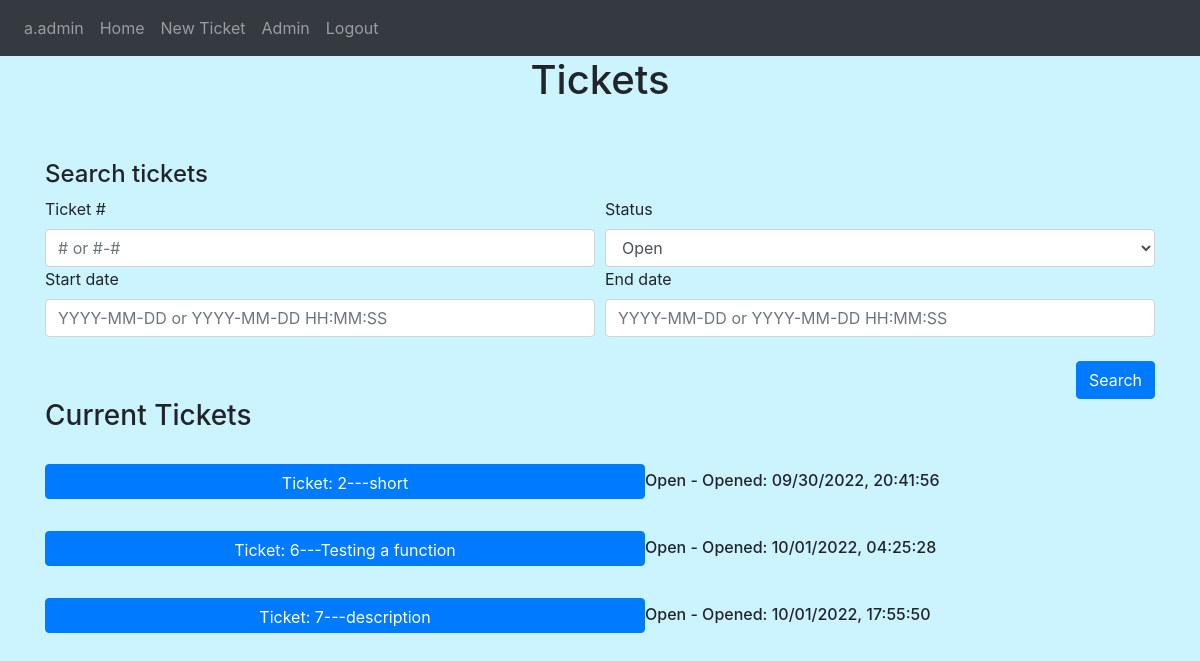
The page / (signed in) on the database as committed earlier.
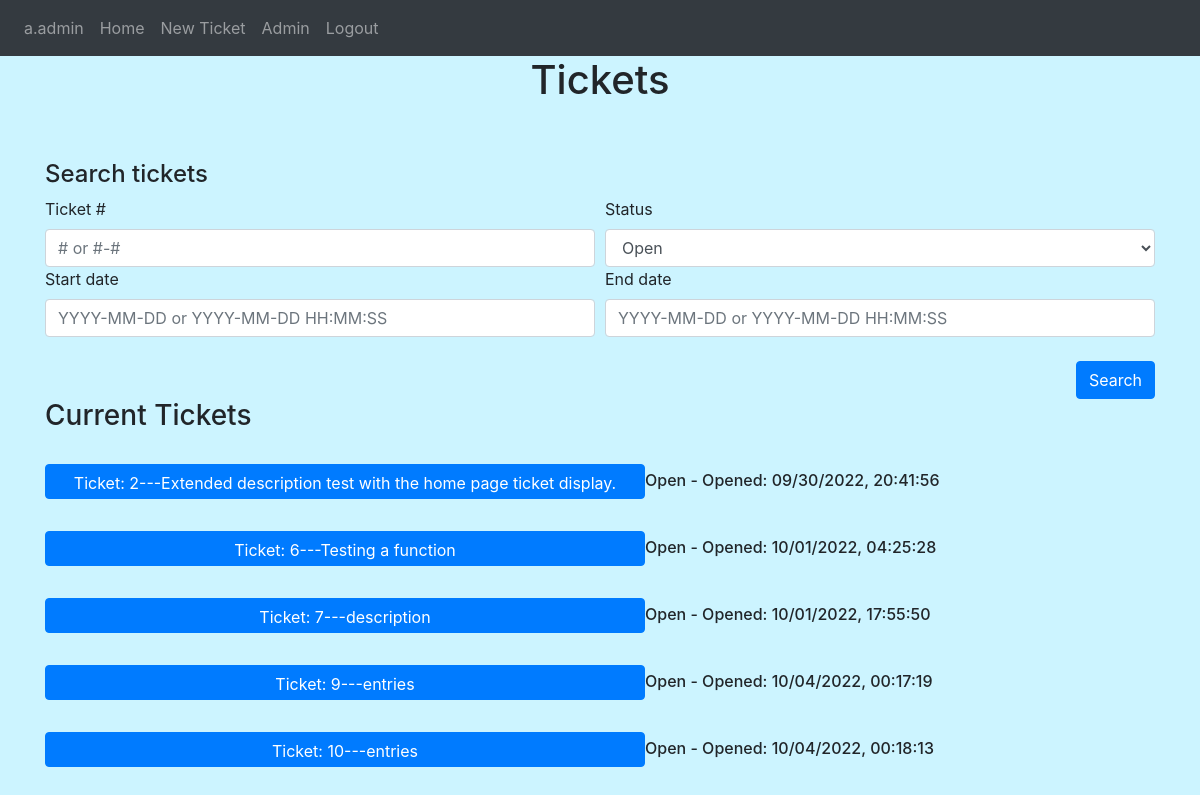
The same page on the database as committed later.
### Website/models.py (models this page shows)
class Ticket(db.Model):
    id = db.Column(db.Integer, primary_key=True)
    short_description = db.Column(db.String(200))
    customer_name = db.Column(db.String(200))
    customer_contact = db.Column(db.String(200))
    status = db.Column(db.Integer) #0 is closed, 1 is open
    creation_date = db.Column(db.DateTime(timezone=True), default=func.now())
    close_date = db.Column(db.DateTime(timezone=True))
    ticket_entries = db.relationship('Entry')

### Website/views.py (the view, shortened to what this page needs)
@views.route('/', methods=['GET', 'POST'])
@login_required
def home():
    return render_template("home.html", user=current_user, tickets=Ticket.query.filter(Ticket.status == 1))

### Website/__init__.py (called while the page is built)
def create_app():
    app = Flask(__name__)
    app.config['SECRET_KEY'] = "SuperSecretKey"
    app.config['SQLALCHEMY_DATABASE_URI'] = f'sqlite:///{DB_NAME}'
    db.init_app(app)
    from .views import views
    from .auth import auth
    app.register_blueprint(views, url_prefix='/')
    app.register_blueprint(auth, url_prefix='/')
    from .models import User, Ticket, Entry
    create_database(app)
    login_manager = LoginManager()
    login_manager.login_view = 'auth.login'
    login_manager.init_app(app)
    @login_manager.user_loader
    def load_user(id):
        return User.query.get(int(id))
    return app

### Website/templates/home.html (shortened to what this page needs)
{% extends "base.html" %}
{% block content%} <h1 align="center">Tickets</h1>
    <br />
    <br />
    <h4 align="left"> Search tickets </h4>
    <form method="POST">
        <div class="form-row">
          <div class="col-6">
            <label for="TicketID">Ticket #</label>
            <input type="text" class="form-control" id="TicketID" name="TicketID" placeholder="# or #-#">
          </div>
          <div class="col-6">
            <label for="status">Status</label>
            <select id="status" class="form-control" name="status">
                <option value='1' selected>Open</option>
            </select>
        </div>
        </div>
        <div class="form-row">
            <div class="col-6">
                <label for="start_date">Start date</label>
                <input type="text" class="form-control" id="start_date" name="start_date" placeholder="YYYY-MM-DD or YYYY-MM-DD HH:MM:SS" >
              </div>
              <div class="col-6">
                  <label for="end_date">End date</label>
                  <input type="text" class="form-control" id="end_date" name="end_date" placeholder="YYYY-MM-DD or YYYY-MM-DD HH:MM:SS">
              </div>
        </div>
        <br>
        <div align="right">
            <button type="submit" class="btn btn-primary">Search</button>
        </div>
      </form>
    <h3> Current Tickets</h3>
    <br>
    <ul class="list-group list-group-flush" id="tickets">
        {% for ticket in tickets%}
        <div class='message' style=display:inline;>
            {% if ticket.status == 0 %}
                <h6><a href="/ticket/{{ticket.id}}" class="btn btn-primary" onClick="" style="height:35px; width:600px" > Ticket: {{ ticket.id }}---{{ticket.short_description}} </a>{{'Closed - Opened: ' + ticket.creation_date.strftime("%m/%d/%Y, %H:%M:%S") + ' Closed: ' + ticket.close_date.strftime("%m/%d/%Y, %H:%M:%S")}}</h6>
            {% elif ticket.status == 1%}
                <h6><a href="/ticket/{{ticket.id}}" class="btn btn-primary" onClick="" style="height:35px; width:600px" > Ticket: {{ ticket.id }}---{{ticket.short_description}} </a>{{'Open - Opened: ' + ticket.creation_date.strftime("%m/%d/%Y, %H:%M:%S")}}</h6>
            {% endif %}
            <br>
        </div>
        {% endfor%}
    </ul>
{%endblock%}

Rows that differ between the two databases and show on the page:
changed Ticket id 2: short_description "short" → "Extended description test with the home page ticket display."
added Ticket: id "9", short_description "entries", creation_date "Open - Opened: 10/04/2022, 00:17:19"
added Ticket: id "10", short_description "entries", creation_date "Open - Opened: 10/04/2022, 00:18:13"
